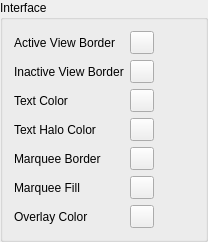
        <widget class="QGroupBox" name="groupBox_11">
         <property name="title">
          <string>Interface</string>
         </property>
         <layout class="QGridLayout" name="gridLayout_8">
          <item row="0" column="0">
           <widget class="QLabel" name="label_6">
            <property name="toolTip">
             <string>Choose the display color for the active view border.</string>
            </property>
            <property name="buddy">
             <cstring>ActiveViewColorButton</cstring>
            </property>
            <property name="text">
             <string>Active View Border</string>
            </property>
           </widget>
          </item>
          <item row="0" column="1">
           <widget class="QToolButton" name="ActiveViewColorButton">
            <property name="accessibleName">
             <string>Active View Border</string>
            </property>
            <property name="toolTip">
             <string>Choose the display color for the active view border.</string>
            </property>
            <property name="text">
             <string />
            </property>
           </widget>
          </item>
          <item row="1" column="0">
           <widget class="QLabel" name="label_32">
            <property name="toolTip">
             <string>Choose the display color for inactive view borders.</string>
            </property>
            <property name="buddy">
             <cstring>InactiveViewColorButton</cstring>
            </property>
            <property name="text">
             <string>Inactive View Border</string>
            </property>
           </widget>
          </item>
          <item row="1" column="1">
           <widget class="QToolButton" name="InactiveViewColorButton">
            <property name="accessibleName">
             <string>Inactive View Border</string>
            </property>
            <property name="toolTip">
             <string>Choose the display color for inactive view borders.</string>
            </property>
            <property name="text">
             <string />
            </property>
           </widget>
          </item>
          <item row="2" column="0">
           <widget class="QLabel" name="label_14">
            <property name="toolTip">
             <string>Choose the display color for view text.</string>
            </property>
            <property name="buddy">
             <cstring>TextColorButton</cstring>
            </property>
            <property name="text">
             <string>Text Color</string>
            </property>
           </widget>
          </item>
          <item row="2" column="1">
           <widget class="QToolButton" name="TextColorButton">
            <property name="accessibleName">
             <string>Text Color</string>
            </property>
            <property name="toolTip">
             <string>Choose the display color for view text.</string>
            </property>
            <property name="text">
             <string />
            </property>
           </widget>
          </item>
          <item row="3" column="0">
           <widget class="QLabel" name="label_31">
            <property name="toolTip">
             <string>Choose the display color for the halo behind view text.</string>
            </property>
            <property name="buddy">
             <cstring>TextHaloColorButton</cstring>
            </property>
            <property name="text">
             <string>Text Halo Color</string>
            </property>
           </widget>
          </item>
          <item row="3" column="1">
           <widget class="QToolButton" name="TextHaloColorButton">
            <property name="accessibleName">
             <string>Text Halo Color</string>
            </property>
            <property name="toolTip">
             <string>Choose the display color for the halo behind view text.</string>
            </property>
            <property name="text">
             <string />
            </property>
           </widget>
          </item>
          <item row="4" column="0">
           <widget class="QLabel" name="label_15">
            <property name="toolTip">
             <string>Choose the display color for the selection rectangle border.</string>
            </property>
            <property name="buddy">
             <cstring>MarqueeBorderColorButton</cstring>
            </property>
            <property name="text">
             <string>Marquee Border</string>
            </property>
           </widget>
          </item>
          <item row="4" column="1">
           <widget class="QToolButton" name="MarqueeBorderColorButton">
            <property name="accessibleName">
             <string>Marquee Border</string>
            </property>
            <property name="toolTip">
             <string>Choose the display color for the selection rectangle border.</string>
            </property>
            <property name="text">
             <string />
            </property>
           </widget>
          </item>
          <item row="5" column="0">
           <widget class="QLabel" name="label_16">
            <property name="toolTip">
             <string>Choose the display color for the selection rectangle fill.</string>
            </property>
            <property name="buddy">
             <cstring>MarqueeFillColorButton</cstring>
            </property>
            <property name="text">
             <string>Marquee Fill</string>
            </property>
           </widget>
          </item>
          <item row="5" column="1">
           <widget class="QToolButton" name="MarqueeFillColorButton">
            <property name="accessibleName">
             <string>Marquee Fill</string>
            </property>
            <property name="toolTip">
             <string>Choose the display color for the selection rectangle fill.</string>
            </property>
            <property name="text">
             <string />
            </property>
           </widget>
          </item>
          <item row="6" column="0">
           <widget class="QLabel" name="label_2">
            <property name="toolTip">
             <string>Choose the display color for view overlays.</string>
            </property>
            <property name="buddy">
             <cstring>OverlayColorButton</cstring>
            </property>
            <property name="text">
             <string>Overlay Color</string>
            </property>
           </widget>
          </item>
          <item row="6" column="1">
           <widget class="QToolButton" name="OverlayColorButton">
            <property name="accessibleName">
             <string>Overlay Color</string>
            </property>
            <property name="toolTip">
             <string>Choose the display color for view overlays.</string>
            </property>
            <property name="text">
             <string />
            </property>
           </widget>
          </item>
          <item row="0" column="2">
           <spacer name="horizontalSpacer_16">
            <property name="orientation">
             <enum>Qt::Horizontal</enum>
            </property>
            <property name="sizeHint" stdset="0">
             <size>
              <width>40</width>
              <height>20</height>
             </size>
            </property>
           </spacer>
          </item>
         </layout>
        </widget>
